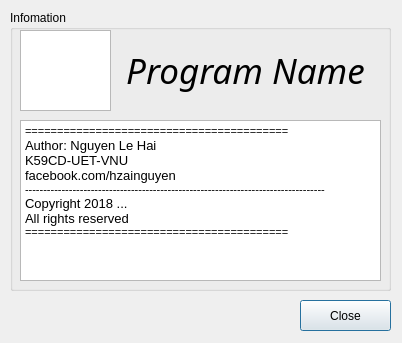
<?xml version="1.0" encoding="UTF-8"?>
<ui version="4.0">
 <class>Dialog_About</class>
 <widget class="QDialog" name="Dialog_About">
  <property name="geometry">
   <rect>
    <x>0</x>
    <y>0</y>
    <width>402</width>
    <height>343</height>
   </rect>
  </property>
  <property name="windowTitle">
   <string>Dialog</string>
  </property>
  <widget class="QPushButton" name="pushButton_Close">
   <property name="geometry">
    <rect>
     <x>300</x>
     <y>300</y>
     <width>91</width>
     <height>31</height>
    </rect>
   </property>
   <property name="text">
    <string>Close</string>
   </property>
  </widget>
  <widget class="QGroupBox" name="groupBox">
   <property name="geometry">
    <rect>
     <x>10</x>
     <y>10</y>
     <width>381</width>
     <height>281</height>
    </rect>
   </property>
   <property name="title">
    <string>Infomation</string>
   </property>
   <widget class="QTextEdit" name="textEdit">
    <property name="geometry">
     <rect>
      <x>10</x>
      <y>110</y>
      <width>361</width>
      <height>161</height>
     </rect>
    </property>
    <property name="readOnly">
     <bool>true</bool>
    </property>
    <property name="html">
     <string>&lt;!DOCTYPE HTML PUBLIC &quot;-//W3C//DTD HTML 4.0//EN&quot; &quot;http://www.w3.org/TR/REC-html40/strict.dtd&quot;&gt;
&lt;html&gt;&lt;head&gt;&lt;meta name=&quot;qrichtext&quot; content=&quot;1&quot; /&gt;&lt;style type=&quot;text/css&quot;&gt;
p, li { white-space: pre-wrap; }
&lt;/style&gt;&lt;/head&gt;&lt;body style=&quot; font-family:'MS Shell Dlg 2'; font-size:8.25pt; font-weight:400; font-style:normal;&quot;&gt;
&lt;p style=&quot; margin-top:0px; margin-bottom:0px; margin-left:0px; margin-right:0px; -qt-block-indent:0; text-indent:0px;&quot;&gt;&lt;span style=&quot; font-size:8pt;&quot;&gt;=========================================&lt;/span&gt;&lt;/p&gt;
&lt;p style=&quot; margin-top:0px; margin-bottom:0px; margin-left:0px; margin-right:0px; -qt-block-indent:0; text-indent:0px;&quot;&gt;&lt;span style=&quot; font-size:10pt;&quot;&gt;Author: Nguyen Le Hai&lt;/span&gt;&lt;/p&gt;
&lt;p style=&quot; margin-top:0px; margin-bottom:0px; margin-left:0px; margin-right:0px; -qt-block-indent:0; text-indent:0px;&quot;&gt;&lt;span style=&quot; font-size:10pt;&quot;&gt;K59CD-UET-VNU&lt;/span&gt;&lt;/p&gt;
&lt;p style=&quot; margin-top:0px; margin-bottom:0px; margin-left:0px; margin-right:0px; -qt-block-indent:0; text-indent:0px;&quot;&gt;&lt;span style=&quot; font-size:10pt;&quot;&gt;facebook.com/hzainguyen&lt;/span&gt;&lt;/p&gt;
&lt;p style=&quot; margin-top:0px; margin-bottom:0px; margin-left:0px; margin-right:0px; -qt-block-indent:0; text-indent:0px;&quot;&gt;&lt;span style=&quot; font-size:8pt;&quot;&gt;----------------------------------------------------------------------------------&lt;/span&gt;&lt;/p&gt;
&lt;p style=&quot; margin-top:0px; margin-bottom:0px; margin-left:0px; margin-right:0px; -qt-block-indent:0; text-indent:0px;&quot;&gt;&lt;span style=&quot; font-family:'Roboto,Segoe UI,Tahoma,sans-serif'; font-size:10pt; color:#000000;&quot;&gt;Copyright 2018 ...&lt;/span&gt;&lt;/p&gt;
&lt;p style=&quot; margin-top:0px; margin-bottom:0px; margin-left:0px; margin-right:0px; -qt-block-indent:0; text-indent:0px;&quot;&gt;&lt;span style=&quot; font-family:'Roboto,Segoe UI,Tahoma,sans-serif'; font-size:10pt; color:#000000;&quot;&gt;All rights reserved&lt;/span&gt;&lt;/p&gt;
&lt;p style=&quot; margin-top:0px; margin-bottom:0px; margin-left:0px; margin-right:0px; -qt-block-indent:0; text-indent:0px;&quot;&gt;&lt;span style=&quot; font-size:8pt;&quot;&gt;=========================================&lt;/span&gt;&lt;/p&gt;&lt;/body&gt;&lt;/html&gt;</string>
    </property>
   </widget>
   <widget class="QLabel" name="label">
    <property name="geometry">
     <rect>
      <x>110</x>
      <y>20</y>
      <width>251</width>
      <height>81</height>
     </rect>
    </property>
    <property name="font">
     <font>
      <family>Harlow Solid Italic</family>
      <pointsize>26</pointsize>
      <weight>50</weight>
      <italic>true</italic>
      <bold>false</bold>
      <strikeout>false</strikeout>
     </font>
    </property>
    <property name="text">
     <string>Program Name</string>
    </property>
    <property name="alignment">
     <set>Qt::AlignCenter</set>
    </property>
   </widget>
   <widget class="QTextEdit" name="textEdit_2">
    <property name="geometry">
     <rect>
      <x>10</x>
      <y>20</y>
      <width>91</width>
      <height>81</height>
     </rect>
    </property>
    <property name="readOnly">
     <bool>true</bool>
    </property>
    <property name="html">
     <string>&lt;!DOCTYPE HTML PUBLIC &quot;-//W3C//DTD HTML 4.0//EN&quot; &quot;http://www.w3.org/TR/REC-html40/strict.dtd&quot;&gt;
&lt;html&gt;&lt;head&gt;&lt;meta name=&quot;qrichtext&quot; content=&quot;1&quot; /&gt;&lt;style type=&quot;text/css&quot;&gt;
p, li { white-space: pre-wrap; }
&lt;/style&gt;&lt;/head&gt;&lt;body style=&quot; font-family:'MS Shell Dlg 2'; font-size:8.25pt; font-weight:400; font-style:normal;&quot;&gt;
&lt;p style=&quot; margin-top:0px; margin-bottom:0px; margin-left:0px; margin-right:0px; -qt-block-indent:0; text-indent:0px;&quot;&gt;&lt;span style=&quot; font-size:8pt;&quot;&gt;   &lt;/span&gt;&lt;img src=&quot;:/image/resource/icon_1.png&quot; /&gt;&lt;/p&gt;&lt;/body&gt;&lt;/html&gt;</string>
    </property>
   </widget>
  </widget>
 </widget>
 <resources>
  <include location="Resource.qrc"/>
 </resources>
 <connections>
  <connection>
   <sender>pushButton_Close</sender>
   <signal>clicked()</signal>
   <receiver>Dialog_About</receiver>
   <slot>close()</slot>
   <hints>
    <hint type="sourcelabel">
     <x>187</x>
     <y>261</y>
    </hint>
    <hint type="destinationlabel">
     <x>199</x>
     <y>149</y>
    </hint>
   </hints>
  </connection>
 </connections>
</ui>
